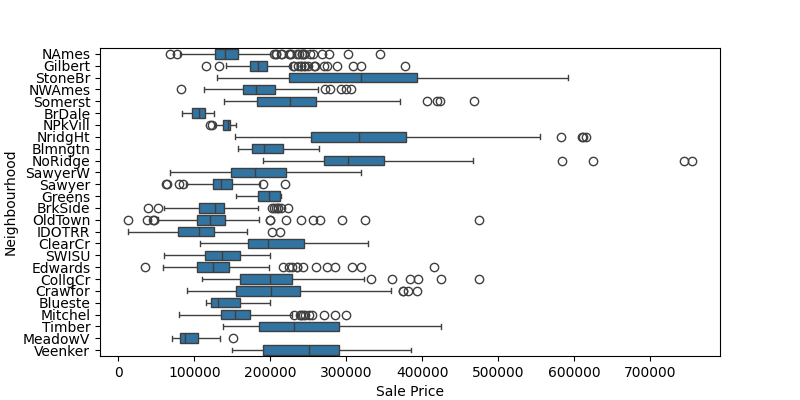

Source code (Python):
from main import df_cleaned
import matplotlib.pyplot as plt
import seaborn as sns


plt.figure(figsize=(8,6))
sns.boxplot(data=df_cleaned,x='saleprice',y='neighborhood')
plt.ylabel('Neighbourhood')
plt.xlabel('Sale Price')
plt.savefig('Boxplot_SalePrice_vs_Neighbourhood.png')
plt.show()
